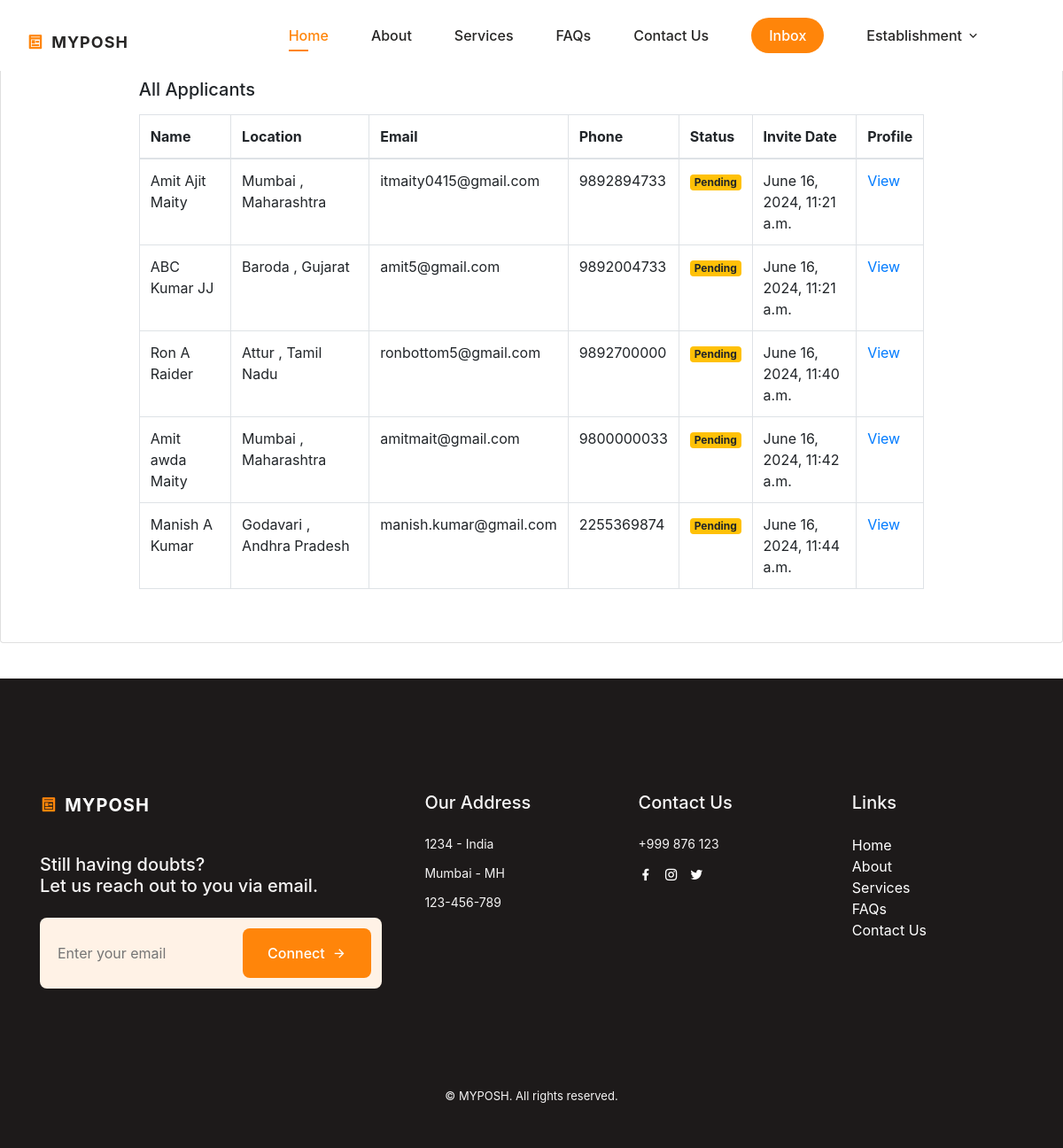
The page /all-invites/ (signed in) on the database as committed earlier.
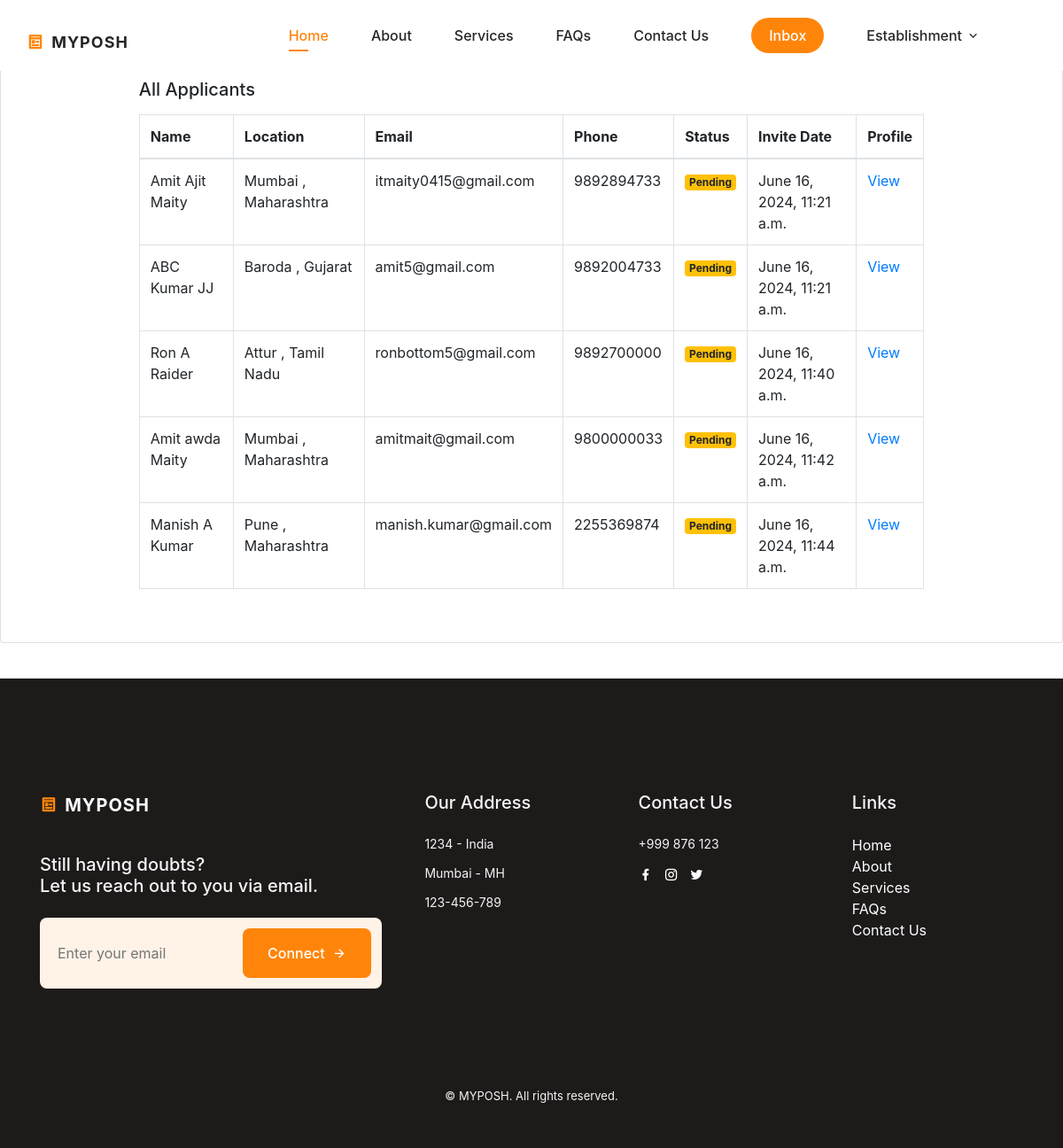
The same page on the database as committed later.
### posh/models.py (models this page shows)
class PoshUser(AbstractBaseUser, PermissionsMixin):
    username = models.CharField(max_length=100, unique=True, primary_key=True)
    email = models.EmailField(unique=True, blank=False)
    phone = models.CharField(max_length=15, unique=True, blank=False)
    start_date = models.DateTimeField(default=timezone.now)
    is_staff = models.BooleanField(default=False)
    is_active = models.BooleanField(default=False)
    type = models.CharField(max_length=50, blank=False)  # To distinguish between user types
    objects = PoshUserManager()
    USERNAME_FIELD = 'username'
    REQUIRED_FIELDS = ['email', 'phone']

class IndividualUser(PoshUser):
    prefix = models.CharField(max_length=10, blank=False)
    fname = models.CharField(max_length=150, blank=False)
    mname = models.CharField(max_length=150, blank=False)
    lname = models.CharField(max_length=150, blank=False)
    dob = models.DateField(blank=False)
    gender = models.CharField(max_length=10, blank=False)
    occupation = models.CharField(max_length=100, blank=False)
    state = models.CharField(max_length=100, blank=False)
    city = models.CharField(max_length=100, blank=False)
    pincode = models.CharField(max_length=10, blank=False)
    profile_pic = models.ImageField(blank=True, upload_to='users/')
    aadhar = models.CharField(max_length=20, blank=True)
    marital = models.CharField(max_length=10, blank=True)
    description = models.TextField(max_length=500, blank=True)
    current_member = models.CharField(max_length=10, blank=True)
    association = models.CharField(max_length=10, blank=True)
    firm_name = models.CharField(max_length=150, blank=True)
    firm_uid = models.CharField(max_length=15, blank=True)
    is_visible = models.BooleanField(default=False)
    timestamp = models.DateTimeField(auto_now_add=True)
    class Meta:
        verbose_name = 'Individual User'
        verbose_name_plural = 'Individual Users'

class PoshUser(AbstractBaseUser, PermissionsMixin):
    username = models.CharField(max_length=100, unique=True, primary_key=True)
    email = models.EmailField(unique=True, blank=False)
    phone = models.CharField(max_length=15, unique=True, blank=False)
    start_date = models.DateTimeField(default=timezone.now)
    is_staff = models.BooleanField(default=False)
    is_active = models.BooleanField(default=False)
    type = models.CharField(max_length=50, blank=False)  # To distinguish between user types
    objects = PoshUserManager()
    USERNAME_FIELD = 'username'
    REQUIRED_FIELDS = ['email', 'phone']

class RecruitUser(models.Model):
    status_choices = (
        ("Accepted", "Accepted"),
        ("Declined", "Declined"),
        ("Pending", "Pending"),
    )
    establishment_id = models.ForeignKey(EstablishmentUser, on_delete=models.CASCADE, related_name='establishment_id')
    user_id = models.ForeignKey(settings.AUTH_USER_MODEL, on_delete=models.CASCADE, related_name='user_id')
    timestamp = models.DateTimeField(auto_now_add=True)
    status= models.CharField(max_length=20, choices=status_choices)

### posh/views.py (the view)
# urls.py: path('all-invites/', views.all_invites, name="all_invites"),
def all_invites(request):
    combined_data = []
    establisments = request.user.establishmentuser
    applicants = RecruitUser.objects.filter(establishment_id=establisments)
    user_ids = applicants.values_list('user_id', flat=True)
    for user_id in user_ids:
        posh_user = PoshUser.objects.get(username=user_id)
        individual_user = IndividualUser.objects.get(username=posh_user)
        establishment_data = RecruitUser.objects.get(user_id=posh_user, establishment_id=establisments)
        combined_data.append({
            'individual_user': individual_user,
            'establishment_data': establishment_data
        })
    context = {
        'combined_data': combined_data
    }
    return render(request, 'search_portal/all_invites.html', context)

### posh/templatetags/get_group.py (called while the page is built)
@register.filter(name='has_group')
def has_group(user, group_name):
    return user.groups.filter(name=group_name).exists()

### posh/templates/search_portal/all_invites.html (shortened to what this page needs)
{% extends "base.html" %}
{% load static %}
{% block stylescss %}
<link rel="stylesheet" href="https://stackpath.bootstrapcdn.com/bootstrap/4.5.2/css/bootstrap.min.css">
<link rel="stylesheet" href="https://cdnjs.cloudflare.com/ajax/libs/font-awesome/4.7.0/css/font-awesome.min.css">
{% endblock %}
{% block content %}
<div class="tab-pane mt-5 card" id="account-service">
    <div class="card-body pb-2">
        <div class="form-group">
                <div class="card-body mx-auto" style="width: 80%;">
                    <h5 class="card-title mb-3" >All Applicants</h5>
                    <table class="table table-bordered">
                        <thead>
                            <tr>
                                <th scope="col">Name</th>
                                <th scope="col">Location</th>
                                <th scope="col">Email</th>
                                <th scope="col">Phone</th>
                                <th scope="col">Status</th>
                                <th scope="col">Invite Date</th>
                                <th scope="col">Profile</th>
                            </tr>
                        </thead>
                        <tbody>
                            {% for data in combined_data %}
                            <tr>
                                <td>{{ data.individual_user.fname }} {{ data.individual_user.mname }} {{ data.individual_user.lname }}</td>
                                <td>{{ data.individual_user.city }}, {{ data.individual_user.state }}</td>
                                <td>{{ data.individual_user.email }}</td>
                                <td>{{ data.individual_user.phone }}</td>
                                {% if data.establishment_data.status == "Accepted" %}
                                    <td><span class="badge bg-success">{{ data.establishment_data.status }}</span></td>
                                {% elif data.establishment_data.status == "Declined" %}
                                    <td><span class="badge bg-danger">{{ data.establishment_data.status }}</span></td>
                                {% else %}
                                <td><span class="badge bg-warning">{{ data.establishment_data.status }}</span></td>
                                {% endif %}
                                <td>{{ data.establishment_data.timestamp }}</td>
                                <td><a href="{% url 'user_details' data.individual_user.username %}">View</a></td>
                            </tr>
                            {% endfor %}
                        </tbody>
                    </table>
            </div>
        </div>
    </div>
</div>
{% endblock %}

Rows that differ between the two databases and show on the page:
changed IndividualUser "Manish": individual_user.city "Godavari" → "Pune"; individual_user.state "Andhra Pradesh" → "Maharashtra"
